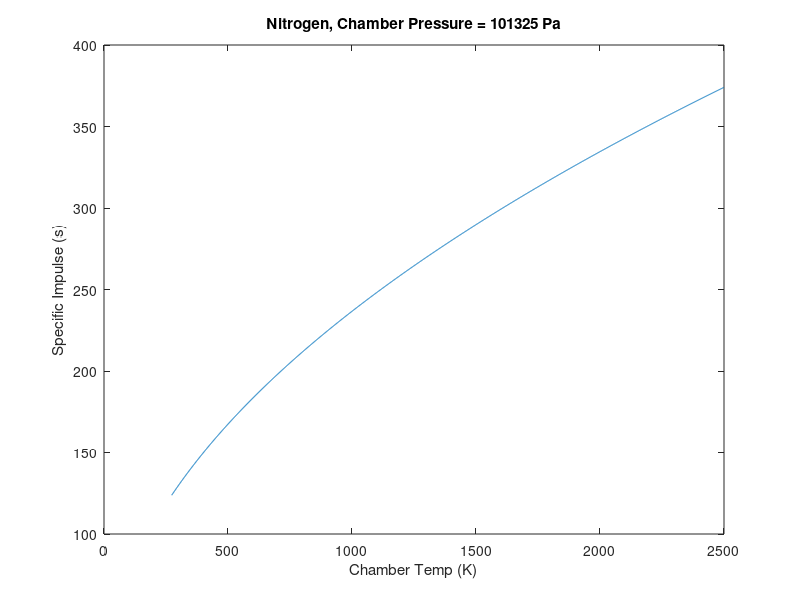

The MATLAB source for this figure:
function varargout = test
clc; close all; clear all;
graphtemps(273,2500,101325);
end

function graphtemps(Ti, Tf, Pc)
T=[];Isp=[];
    for x = 1:(Tf-Ti)
        T(x) = Ti+(x-1);
        result = tdu(Ti+x, Pc);
        Isp(x) = cell2mat(result(25,2));
    end
    figure
    plot(T,Isp); 
    title(['Nitrogen, Chamber Pressure = ' num2str(Pc) ' Pa']);
    xlabel('Chamber Temp (K)'); ylabel('Specific Impulse (s)');
    
end
function result = tdu(Tc,Pc) % main function
%     clear all;
%     clc;
    %% universal constants
    universal_gas_constant= 8.3144598; % [J/(mol*K)]
    standard_gravity = 9.81; % [m/s^2]
    unitless='[-]';
    
%%  === EDIT THESE ===
    % gas properties of propellant
    propellant_name = 'Nitrogen';
    specific_heat_ratio = 1.4013; % 1.4 for air
    molar_mass = .028013; % .0289645 for air
    molar_mass_units = '[kg/mol]';
    
    % chamber conditions
    chamber_temperature = Tc;
    temperature_units = '[K]';
    chamber_pressure = Pc; % 1.01325 bar = 1 atm
    pressure_units = '[Pa]';
    
    % nozzle geometry
    exit_radius = .014142; % radius at nozzle exit
    throat_radius = .01; % radius at nozzle throat
    length_units = '[m]';
    conical_half_angle = 15; % half angle of conical nozzle, 15 degrees is optimal
    angle_units = '[deg]';
%   ===------------===   

%% Math (the fun part)

%           NOZZLE NOMENCLATURE
%   ********************************
%
%              /-
%             /
%     ===\---/          c = chamber
%     (c) (t)  (e)      t = throat
%     ===/---\          e = exit
%             \
%              \-
%   ********************************

    specific_gas_constant = universal_gas_constant/molar_mass; 
    specific_gas_constant_units = '[J/kg K]';
    exit_area = pi*exit_radius^2; 
    throat_area = pi*throat_radius^2; 
    area_units = '[m^2]';
    length = (exit_radius-throat_radius)/tan(deg2rad(conical_half_angle)); % [m]
    
    %% Throat conditions
    % We are designing a nozzle that "chokes" the fluid flow at the throat,
    % so we assume that at the throat, Mach number is isentropically
    % brought to the boundary between supersonic and subsonic flow (Mach=1)
    throat_temperature = chamber_temperature*(2/(specific_heat_ratio+1)); 
    throat_pressure = chamber_pressure*(2/(specific_heat_ratio+1))^(specific_heat_ratio/(specific_heat_ratio-1)); 
    throat_velocity = sqrt(specific_heat_ratio*specific_gas_constant*throat_temperature);
    % use nozzle areas to find Mach number at the exit via the Newton-Raphson method
    exit_mach = solve_mach(exit_area,throat_area,specific_heat_ratio);
%   since
%       mass_flow_rate = density*speed*cross_sectional_area
%   and from the ideal gas law, PV=RT
    throat_density = throat_pressure/(specific_gas_constant*throat_temperature); %[kg/m^3]
%   and at the throat Mach = 1 so flow rate (speed of flow) is the fluid's speed of sound at the throat
    throat_flowrate = sqrt(specific_heat_ratio*specific_gas_constant*throat_temperature);
    mass_flowrate = throat_density*throat_flowrate*throat_area; 
    mass_flowrate_units = '[kg/s]';

    %% Exit conditions
%   it's much easier to define the flow characteristics at the exit in
%   terms of ratios for now. We'll resolve them into actual useful values
%   later.
%   these are ratios between the throat parameter (numerator) and the exit
%   parameter (denominator). 
%   For example, area_ratio = throat_area/exit_area
 
%(already know this one)    area_ratio = exit_mach(((specific_heat_ratio+1)/2)/(1+(specific_heat_ratio-1)/2*exit_mach^2))^((specific_heat_ratio+1)/(2*(specific_heat_ratio-1)));
    temperature_ratio = 1+((specific_heat_ratio-1)/2)*exit_mach^2;
    pressure_ratio = temperature_ratio^((specific_heat_ratio-1)/specific_heat_ratio);
    
    exit_temperature = chamber_temperature/temperature_ratio; 
    exit_pressure = chamber_pressure/pressure_ratio; 
    
    exit_velocity = sqrt((2*specific_heat_ratio*specific_gas_constant*chamber_temperature)/(specific_heat_ratio-1)*(1-1/(1+(specific_heat_ratio-1)/2*exit_mach^2)));
    velocity_units = '[m/s]';
    
    %% Thrust and Specific Impulse
    thrust = mass_flowrate*exit_velocity + exit_pressure*exit_area;
    force_units = '[N]';
    specific_impulse = thrust/(mass_flowrate*standard_gravity);
    isp_units='[s]';
    
    %% format & display outputs
    linedivider='------------';
    result =  {'Propellant','',propellant_name;
               linedivider,'','';
               'Specific heat ratio', specific_heat_ratio, unitless;
               'Molar mass', molar_mass, molar_mass_units;
               'Specific gas constant',specific_gas_constant,specific_gas_constant_units;
               linedivider,'','';
               'Chamber temperature', chamber_temperature, temperature_units;
               'Chamber pressure', chamber_pressure, pressure_units;
               'Exit radius', exit_radius, length_units;
               'Throat radius', throat_radius, length_units;
               'Half-angle',conical_half_angle, angle_units;
               linedivider,'','';
               'Length',length,length_units;
               'Exit area',exit_area,area_units;
               'Throat area',throat_area,area_units;
               'Throat temperature',throat_temperature,temperature_units;
               'Throat pressure',throat_pressure,pressure_units;
               'Mass flow rate',mass_flowrate,mass_flowrate_units;
               linedivider,'','';
               'Exit temperature',exit_temperature,temperature_units;
               'Exit pressure',exit_pressure,pressure_units;
               linedivider,'','';
               'Exhaust velocity',exit_velocity,velocity_units;
               'Thrust',thrust,force_units;
               'Specific impulse',specific_impulse,isp_units;
               linedivider,'','';
               'Exit Mach',exit_mach,unitless;
               'A/At',exit_area/throat_area,unitless;
               'T/Tc',exit_temperature/chamber_temperature,unitless;
               'P/Pc',exit_pressure/chamber_pressure,unitless;
               'v/at',exit_velocity/throat_velocity,unitless;
               }; 
   % display(result);
end

function Mach = solve_mach(A,At,k)
%   solve Mach number from area ratio by Newton-Raphson Method. (assume
%   supersonic)
%   https://www.grc.nasa.gov/WWW/winddocs/utilities/b4wind_guide/mach.html
    P = 2/(k+1);
    Q = 1-P;
    R = (A/At).^((2*Q)/P);
    a = Q.^(1/P);
    r = (R-1)/(2*a);
    X = 1/((1+r)+sqrt(r*(r+2)));  % initial guess
    diff = 1;  % initalize termination criteria
    while abs(diff) > .0001
        F = (P*X+Q).^(1/P)-R*X;
        dF = (P*X+Q).^((1/P)-1)-R;
        Xnew = X - F/dF;
        diff = Xnew - X;
        X = Xnew;
    end
    Mach = 1/sqrt(X);
end

function display(result)
    [n,~]=size(result);
    for i = 1:n 
        fprintf('\n%24s\t%12f\t%s',result{i,:});
    end
end
